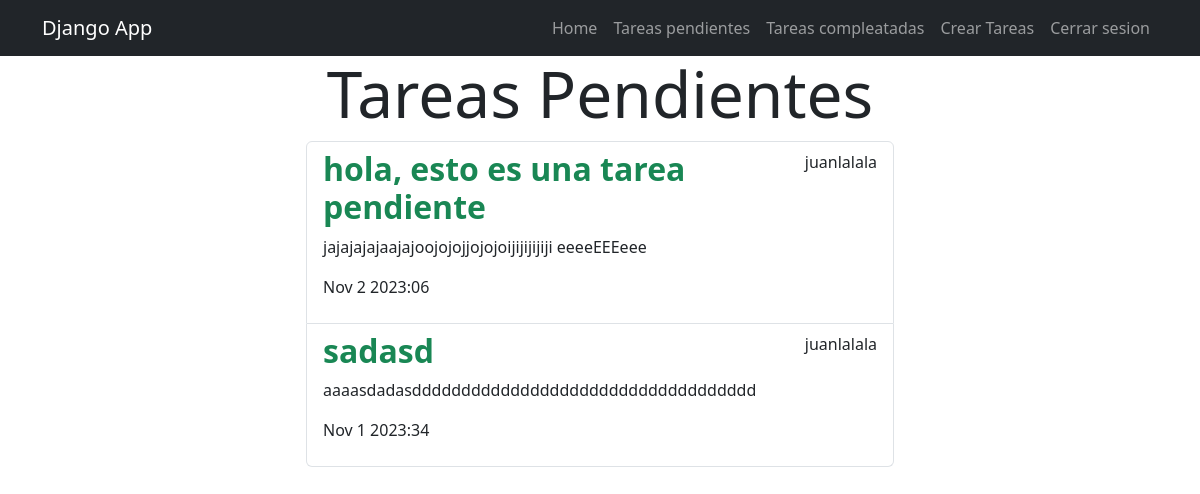
Screenshot of /task_completed/ (signed in) with the database file from the repository.
### task/models.py (models this page shows, shortened)
class Task(models.Model):
    title = models.CharField(max_length=200)
    description = models.TextField(max_length=1000)
    created = models.DateTimeField(auto_now_add=True)
    datecompleted = models.DateTimeField(null=True, blank=True)
    important = models.BooleanField(default=False)
    user = models.ForeignKey(User, on_delete=models.CASCADE)

### task/views.py (the view)
# urls.py: path('task_completed/', views.task_completed, name='task_completed'),
@login_required
def task_completed(request):
    task = Task.objects.filter(user=request.user, datecompleted__isnull=False).order_by('-datecompleted')
    return render(request, 'task.html', {'task': task})

### task/templates/task.html
{% extends "base.html" %} {% block content %}
<main class="containter">
    <div class="row">
        <div class="col-md-6 offset-md-3">
              <h1 class="text-center display-3 pd-5">Tareas Pendientes</h1>
            <ul class="list-group">
              {% for task in task %}
                <a class="list-group-item" href="{% url "task_detail" task.id %}">
                      <header class="d-flex justify-content-between">
                        {% if task.important %}
                        <h2 class="fw-bold text-success">{{task.title}}</h2>
                        {% else %}
                        <h2 class="fw-bold">{{task.title}}</h2>
                         {% endif %}
                        <p>{{task.user.username}}</p>
                      </header>
                      <p>{{task.description}}</p>
                      <p>{{task.datecompleted|date:'M j Y:i'}}</p>
                </a>
              {% endfor %}
            </ul>
        </div>
    </div>
</main>
{% endblock %}

### rows the page displays
Task: title "hola, esto es una tarea pendiente", user.username "juanlalala", description "jajajajajaajajoojojojjojojoijijijijiji eeeeEEEeee", datecompleted "Nov 2 2023:06"
Task: title "sadasd", user.username "juanlalala", description "aaaasdadasddddddddddddddddddddddddddddddddddd", datecompleted "Nov 1 2023:34"
